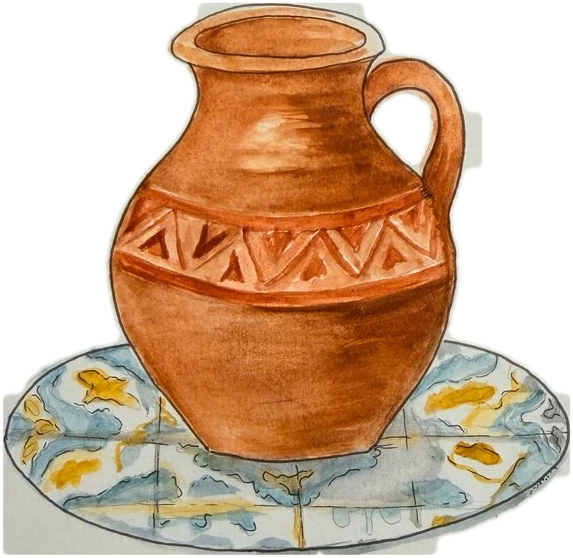
#> input picture redesign/product/img/jug.webp, 573 x 558 px
$ python jugcut.py 1.0 1.0
#> lines starting #> are read from the running program, lines starting #| are printed output that depends on the picture; after the words box and inside, x2 and y2 are one past the last pixel; in counts of white or black regions, pixels touching at a corner belong together
from PIL import Image, ImageFilter
import numpy as np, sys
from scipy import ndimage
im=Image.open('product/img/jug.webp').convert('RGBA');a=np.array(im).astype(int)
#> further down, im is the input picture: PIL image 573x558 RGBA; mean R, G, B, A 200.3, 168.7, 138.9, 166.8
H,W=a.shape[:2];al=a[...,3];r,g,b=a[...,0],a[...,1],a[...,2]
#> after `H, W = a.shape[:2]`: H = 558; W = 573
#> after `al = a[..., 3]`:
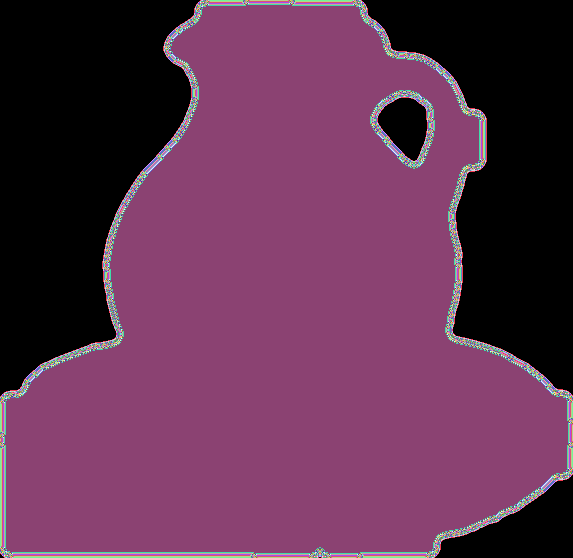
#> al: shape (558, 573) int64; 193 distinct labels, from 0 to 255; one colour per label, 0 black
#> after `r, g, b = (a[..., 0], a[..., 1], a[..., 2])`:
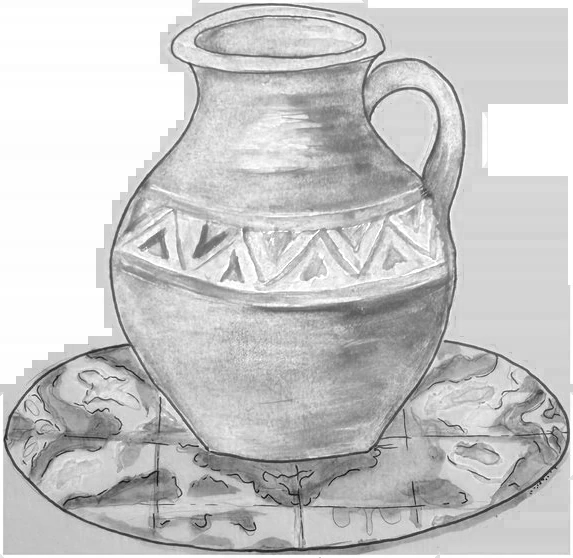
#> r: shape (558, 573) int64; min 6, max 255, mean 200.3
#> after `r, g, b = (a[..., 0], a[..., 1], a[..., 2])`:
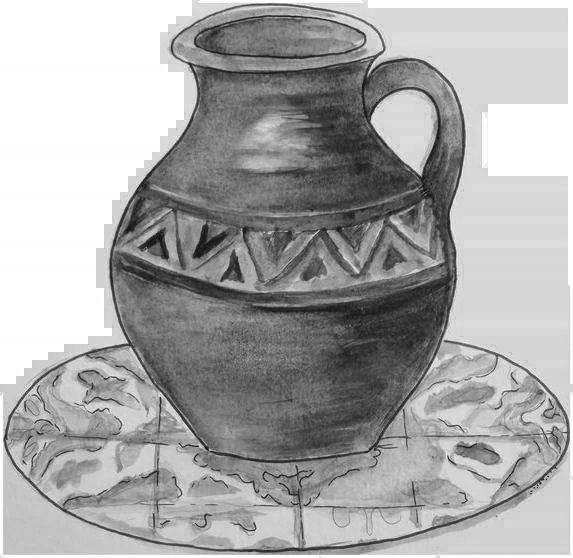
#> g: shape (558, 573) int64; min 12, max 255, mean 168.7
#> after `r, g, b = (a[..., 0], a[..., 1], a[..., 2])`:
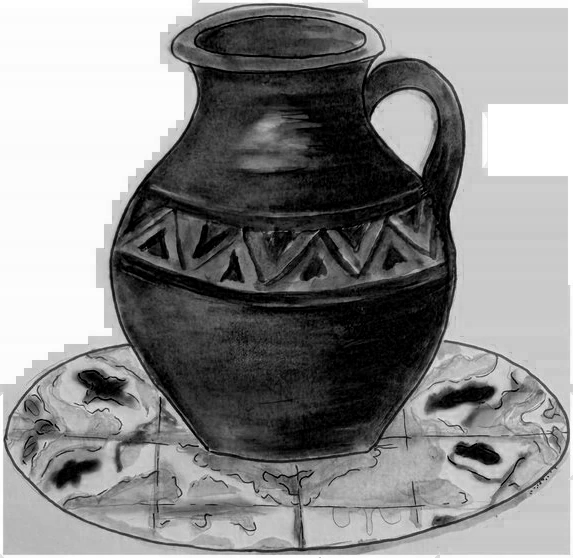
#> b: shape (558, 573) int64; min 0, max 255, mean 138.9
mx=np.maximum(np.maximum(r,g),b);sat=mx-np.minimum(np.minimum(r,g),b)
#> after `sat = mx - np.minimum(np.minimum(r, g), b)`:
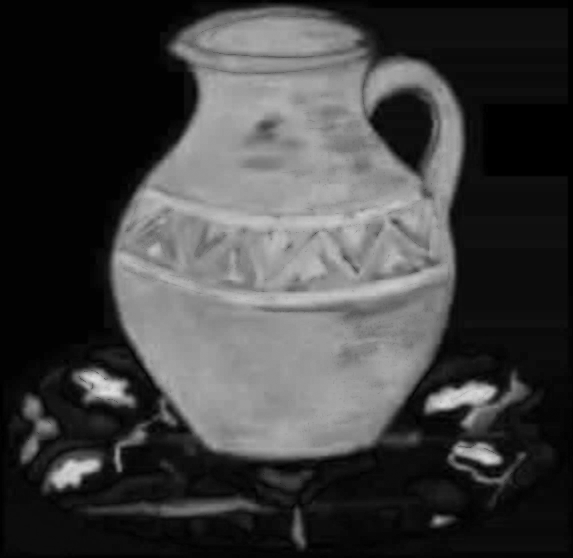
#> sat: shape (558, 573) int64; min 0, max 224, mean 64.4
cx,cy,rx,ry=.479*W,.765*H,(.4476+float(sys.argv[1]))*W,(.2204+float(sys.argv[2]))*H
#> cx = 274.5; cy = 426.9; rx = 829.5; ry = 681
Y,X=np.mgrid[0:H,0:W];inE=((X-cx)/rx)**2+((Y-cy)/ry)**2<=1
keep=(al>20)&(inE|~((sat<30)&(mx>140)))
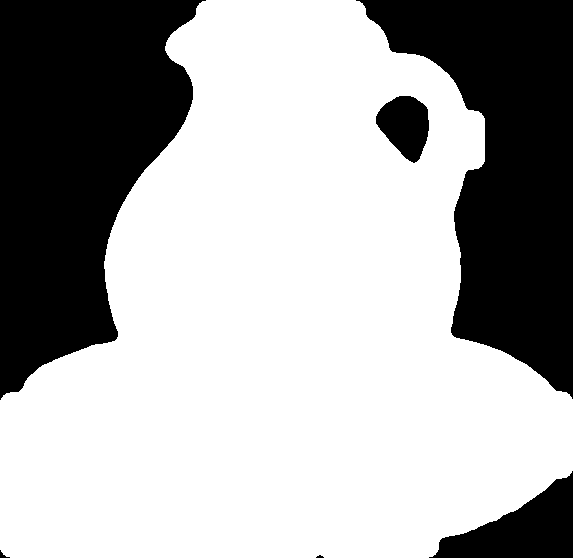
#> keep: shape (558, 573) bool; 66.7% white; 6 black regions (1 under 20 px), largest, box (x1, y1, x2, y2) and area: (0, 0, 206, 400) 52734, (356, 0, 573, 399) 44862, (429, 471, 573, 558) 6279, (376, 96, 429, 163) 2423, (0, 550, 10, 558) 31
lab,n=ndimage.label(keep);keep=lab==(np.argmax(ndimage.sum(keep,lab,range(1,n+1)))+1)
#> after `lab, n = ndimage.label(keep)`: n = 1
keep=ndimage.binary_fill_holes(keep)&(al>20)
m=Image.fromarray(np.where(keep,al,0).astype(np.uint8)).filter(ImageFilter.MinFilter(3)).filter(ImageFilter.GaussianBlur(.6))
out=im.copy();out.putalpha(m);out=out.crop(out.getbbox());out.save('jug_cut.webp',quality=92)
c=Image.new('RGBA',(out.width+20,out.height+20),(60,60,60,255));c.alpha_composite(out,(10,10));c.thumbnail((400,400));c.save('jug.png')
#> after `c.alpha_composite(out, (10, 10))`:
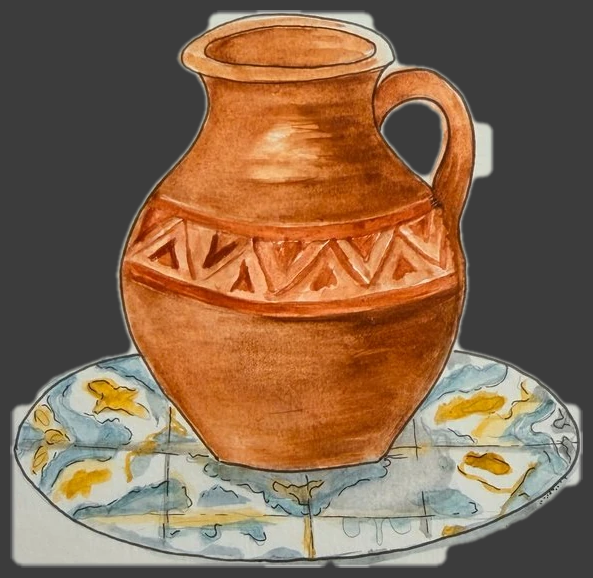
#> c: PIL image 593x578 RGBA; mean R, G, B, A 133.3, 103.3, 77.7, 255

$ run again, with redesign/product/img/bird2.webp copied over redesign/product/img/jug.webp
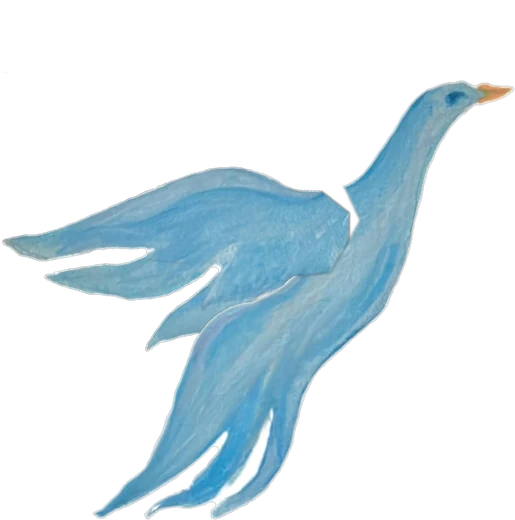
#> input picture redesign/product/img/bird2.webp, 515 x 520 px
#> im is the input picture: PIL image 515x520 RGBA; mean R, G, B, A 41.9, 56.5, 63.2, 71.4
#> al: shape (520, 515) int64; 256 distinct labels, from 0 to 255
#> keep: shape (520, 515) bool; 28.6% white; 1 white region, box (x1, y1, x2, y2) and area: (2, 80, 514, 520) 76709
#> n = 1
#> out: PIL image 512x440 RGBA
#> `c.alpha_composite(out, (10, 10))`:
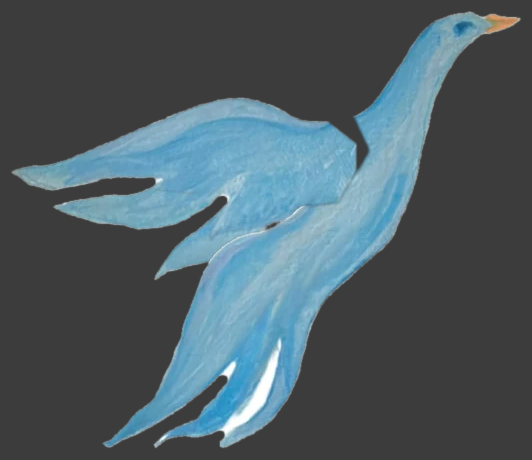
#> c: PIL image 532x460 RGBA; mean R, G, B, A 76.8, 92.2, 99.3, 255
#> c: PIL image 400x346 RGBA
